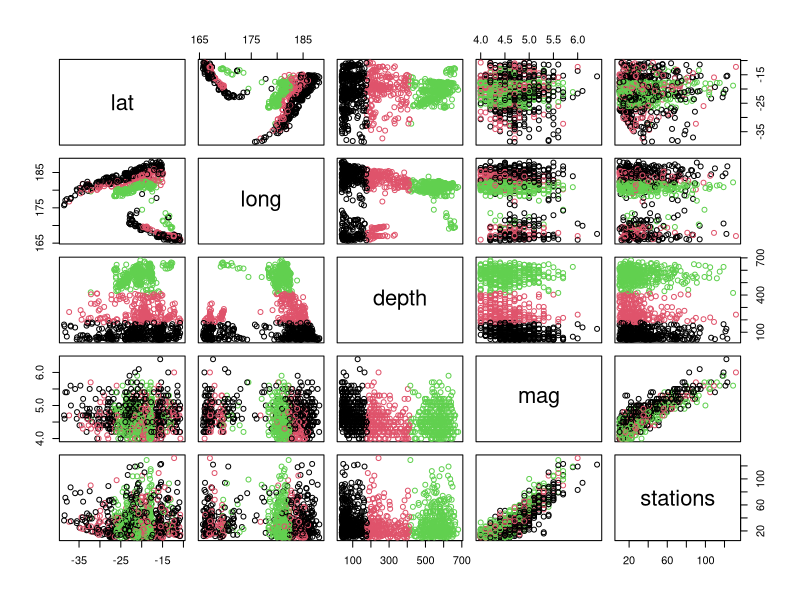
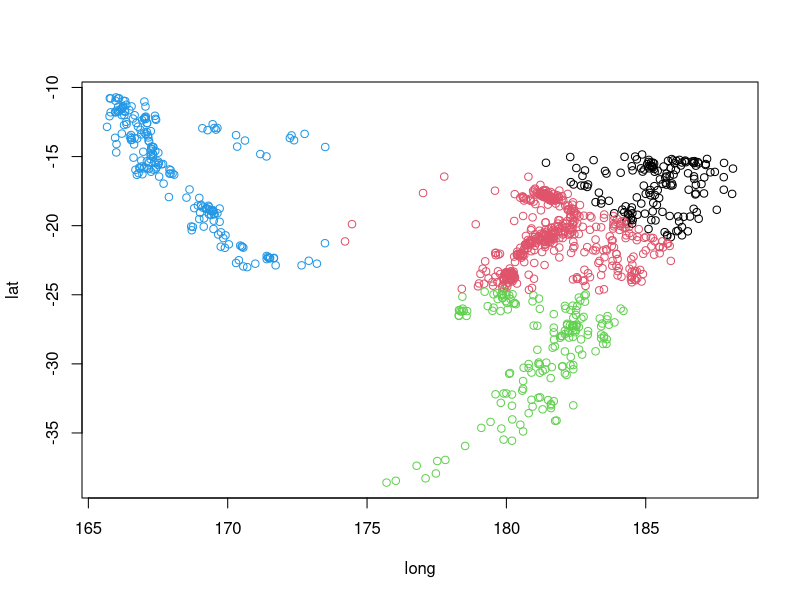
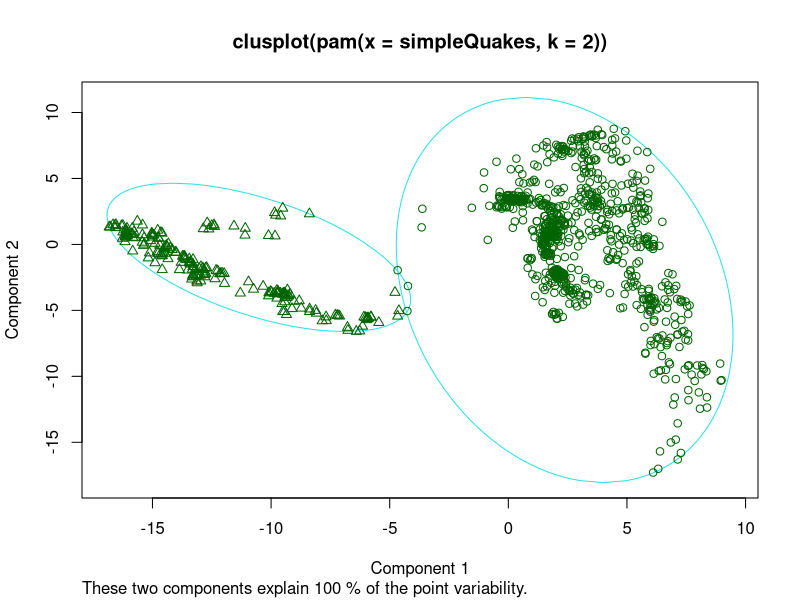
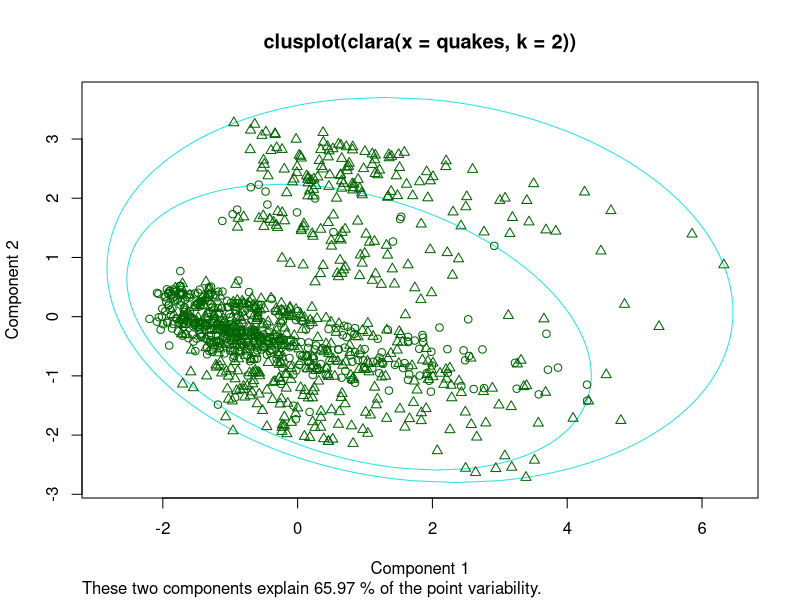
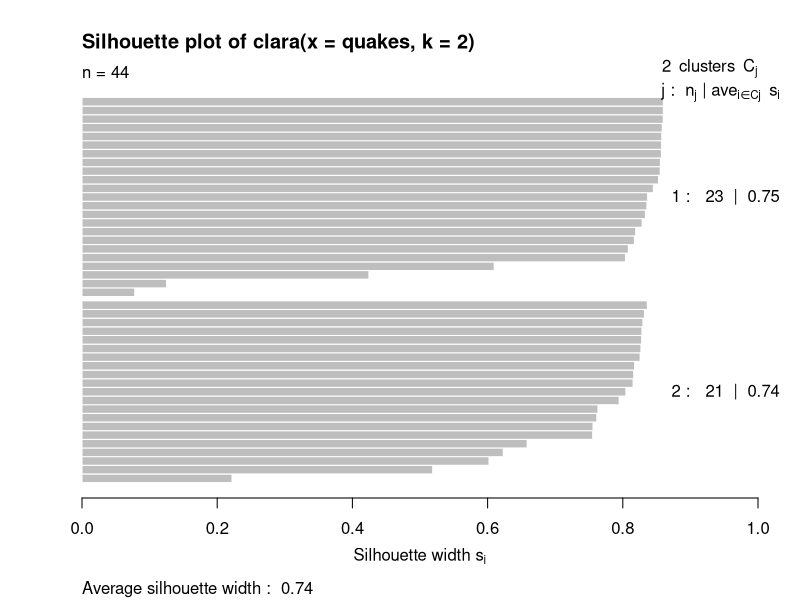
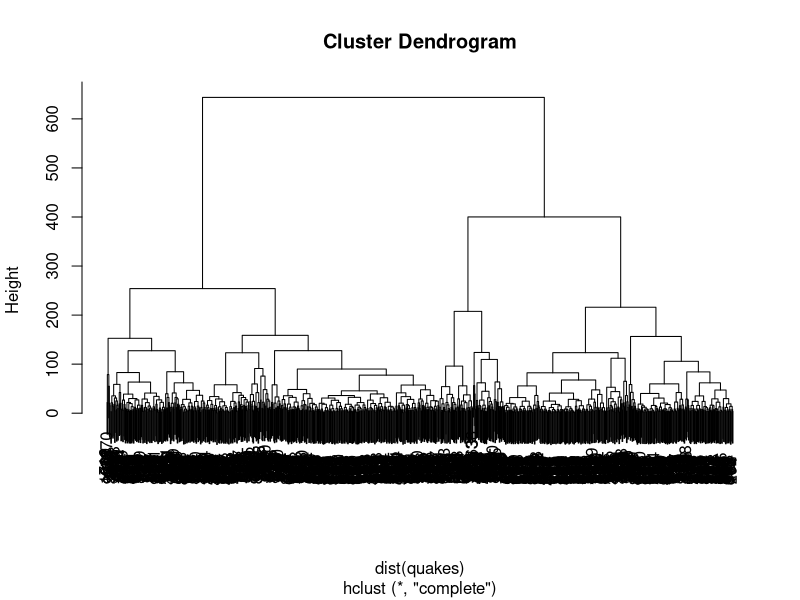
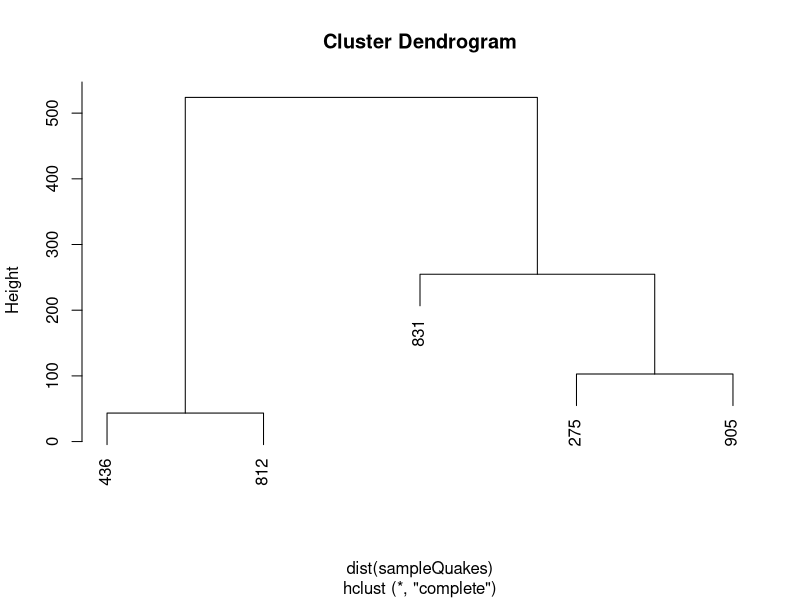
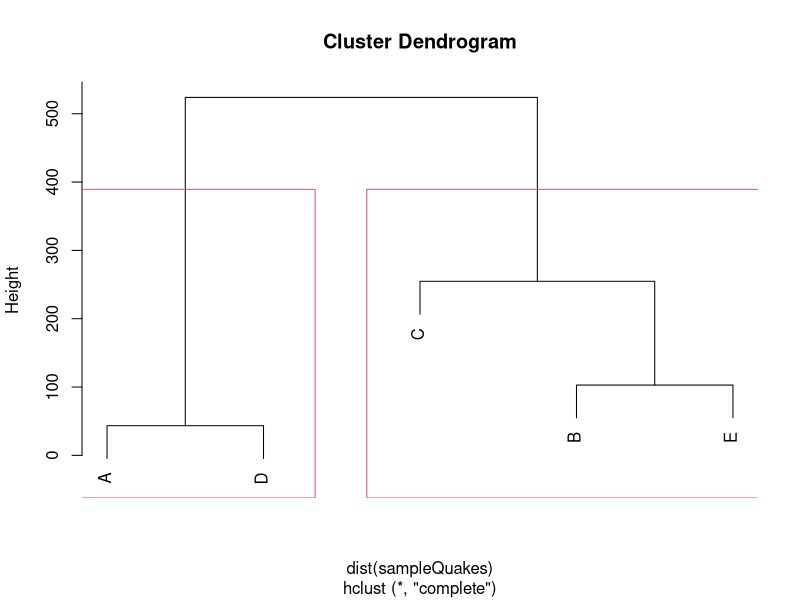

Write R code to recreate these figures, in order.
## ---- chunk 1
knitr::opts_chunk$set(echo = TRUE)
library(cluster)

## ---- chunk 2

# kmeans clusters data together, based on average distance from a centroid
# kmeans iterates through possible solutions to identify the best result

kmeans(quakes, 3)

# lots of information in the print from kmeans
# cluster sizes
# cl$centers - cluster means - shows the centroid for each cluster
# cl$cluster - clustering vector - shows which data points belong to which cluster
# cl$withinss - within cluster sum of squares - small SofS = more compact cluster


cl <- kmeans(quakes, 3)
plot(quakes, col = cl$cluster)
# what are we looking at.

#simplify
simpleQuakes <- quakes[,c("long","lat")]
cl <- kmeans(simpleQuakes, 4)
plot(simpleQuakes, col = cl$cluster)



## ---- chunk 3
simpleQuakes <- quakes[,c("long","lat")]
mypam <- pam(simpleQuakes,2) # assuming 2 medoids

# components of mypam - see pam.object
# for example...
mypam$medoids # coordinates of medoids
mypam$id.med # indices of medoids (i.e. simpleQuakes[mypam$id.med,])

# mypam$clustering # which points belong to which medoid
# same as... pam(simpleQuakes, 4, cluster.only = TRUE)


# plotting PAM
#plot(mypam)
#plot(mypam, ask = TRUE) # menu for plots

#map("worldHires","Fiji", xlim=c(160,190), ylim =c(-40,-15))
plot(mypam, which.plots = 1)

## ---- chunk 4
myclara <- clara(quakes,2)
plot(myclara, which.plots = 1) #graph
plot(myclara, which.plots = 2) #silhoutte

## ---- chunk 5
# downsample quakes for demonstration. from 500 to 25
simpleQuakes <- quakes[sample(nrow(quakes),25),c("long","lat")]

# create a fuzzy cluster with fanny
fuzCluster <- fanny(x = simpleQuakes, k = 3) 
fuzCluster

# this produces 4 parts: object, membership, fuzzyness, other components of object
fuzCluster$membership # percentage likelihood this point is part of this cluster. 
fuzCluster$coeff # A low value of Dunn's coefficient indicates a very fuzzy clustering, whereas a value close to 1 indicates a near-crisp clustering
fuzCluster$clustering # closest hard/crisp cluster

## ---- chunk 6
# builds a dendogram

# what is a distance matrix? (distance between points)
sampleQuakes <- quakes[sample(1:length(quakes$lat), 5),] # demonstrate a small set
sampleQuakes # here's the data
dist(sampleQuakes) # here's the distance matrix

# now here's a hierarchical cluster
hclust(dist(quakes)) # returns an hclust object

plot(hclust(dist(quakes))) # overplot
plot(hclust(dist(sampleQuakes))) # more approachable
# starts with one cluster per element
# Progressing up dendrogram produces larger clusters until one cluster at top
# Labels are row numbers. 
plot(hclust(dist(sampleQuakes)),
     labels = c(LETTERS[1:length(sampleQuakes)])) # labeled points
rect.hclust(hclust(dist(sampleQuakes)), k=2) # draw box around clusters



## ---- chunk 7
agnes(agriculture)
## ---- chunk 8
plot(agnes(agriculture), which.plots = 2)
## ---- chunk 9
daisy(head(agriculture))
## ---- chunk 10
# cluster functions provide the silhouette graph
# silhouette measures the quality of the cluster
# A high average silhouette width indicates a good clustering

simpleQuakes <- quakes[sample(nrow(quakes),25),c("long","lat")]

silhouette(pam(simpleQuakes, 3))
# returns assigned cluster, neighbor cluster, width from this point to neighboring cluster
# large sil_width is better cluster
# Observations with a large Si (almost 1) are very well clustered, 
# a small  (around 0) means that the observation lies between two clusters, 
# and observations with a negative  are probably placed in the wrong cluster.

summary(silhouette(pam(simpleQuakes, 3)))
# provides useful information
summary(silhouette(pam(quakes, 2))) # median width is indicator of quality related to k


#plotting
plot(pam(simpleQuakes,4), which.plots = 2) 
# notice negative value
# what is average silhouette width? (larger is better)

plot(pam(simpleQuakes,2), which.plots = 2) 
# now what is average?

# clusplot
plot(pam(simpleQuakes,4), which.plots = 1) 
plot(pam(simpleQuakes,2), which.plots = 1) 

# overplotting
plot(pam(quakes,2), which.plots = 2)
plot(clara(quakes,2), which.plots = 2) # clara does subsampling
